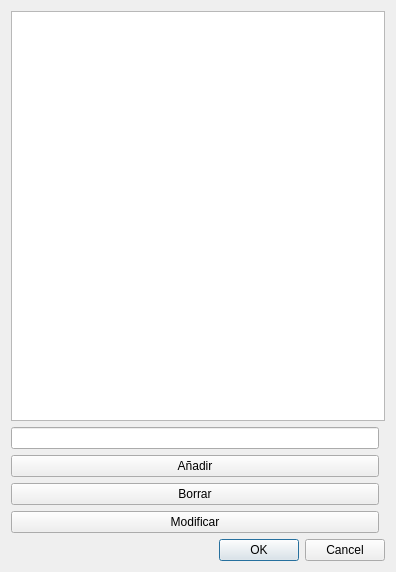
<?xml version="1.0" encoding="UTF-8"?>
<ui version="4.0">
 <class>FormasPago</class>
 <widget class="QDialog" name="FormasPago">
  <property name="geometry">
   <rect>
    <x>0</x>
    <y>0</y>
    <width>396</width>
    <height>572</height>
   </rect>
  </property>
  <property name="windowTitle">
   <string>Dialog</string>
  </property>
  <layout class="QGridLayout" name="gridLayout_2">
   <item row="0" column="0">
    <layout class="QGridLayout" name="gridLayout">
     <item row="1" column="0">
      <widget class="QLineEdit" name="lineEdit"/>
     </item>
     <item row="3" column="0">
      <widget class="QPushButton" name="pushButtonBorrar">
       <property name="text">
        <string>Borrar</string>
       </property>
      </widget>
     </item>
     <item row="2" column="0">
      <widget class="QPushButton" name="pushButtonAnadir">
       <property name="text">
        <string>Añadir</string>
       </property>
      </widget>
     </item>
     <item row="4" column="0">
      <widget class="QPushButton" name="pushButtonModificar">
       <property name="text">
        <string>Modificar</string>
       </property>
      </widget>
     </item>
     <item row="0" column="0" colspan="2">
      <widget class="QTableView" name="tableView">
       <attribute name="verticalHeaderVisible">
        <bool>false</bool>
       </attribute>
      </widget>
     </item>
    </layout>
   </item>
   <item row="1" column="0">
    <widget class="QDialogButtonBox" name="buttonBox">
     <property name="orientation">
      <enum>Qt::Horizontal</enum>
     </property>
     <property name="standardButtons">
      <set>QDialogButtonBox::Cancel|QDialogButtonBox::Ok</set>
     </property>
    </widget>
   </item>
  </layout>
 </widget>
 <tabstops>
  <tabstop>lineEdit</tabstop>
  <tabstop>pushButtonAnadir</tabstop>
  <tabstop>pushButtonBorrar</tabstop>
  <tabstop>pushButtonModificar</tabstop>
  <tabstop>tableView</tabstop>
 </tabstops>
 <resources/>
 <connections>
  <connection>
   <sender>buttonBox</sender>
   <signal>accepted()</signal>
   <receiver>FormasPago</receiver>
   <slot>accept()</slot>
   <hints>
    <hint type="sourcelabel">
     <x>248</x>
     <y>254</y>
    </hint>
    <hint type="destinationlabel">
     <x>157</x>
     <y>274</y>
    </hint>
   </hints>
  </connection>
  <connection>
   <sender>buttonBox</sender>
   <signal>rejected()</signal>
   <receiver>FormasPago</receiver>
   <slot>reject()</slot>
   <hints>
    <hint type="sourcelabel">
     <x>316</x>
     <y>260</y>
    </hint>
    <hint type="destinationlabel">
     <x>286</x>
     <y>274</y>
    </hint>
   </hints>
  </connection>
 </connections>
</ui>
